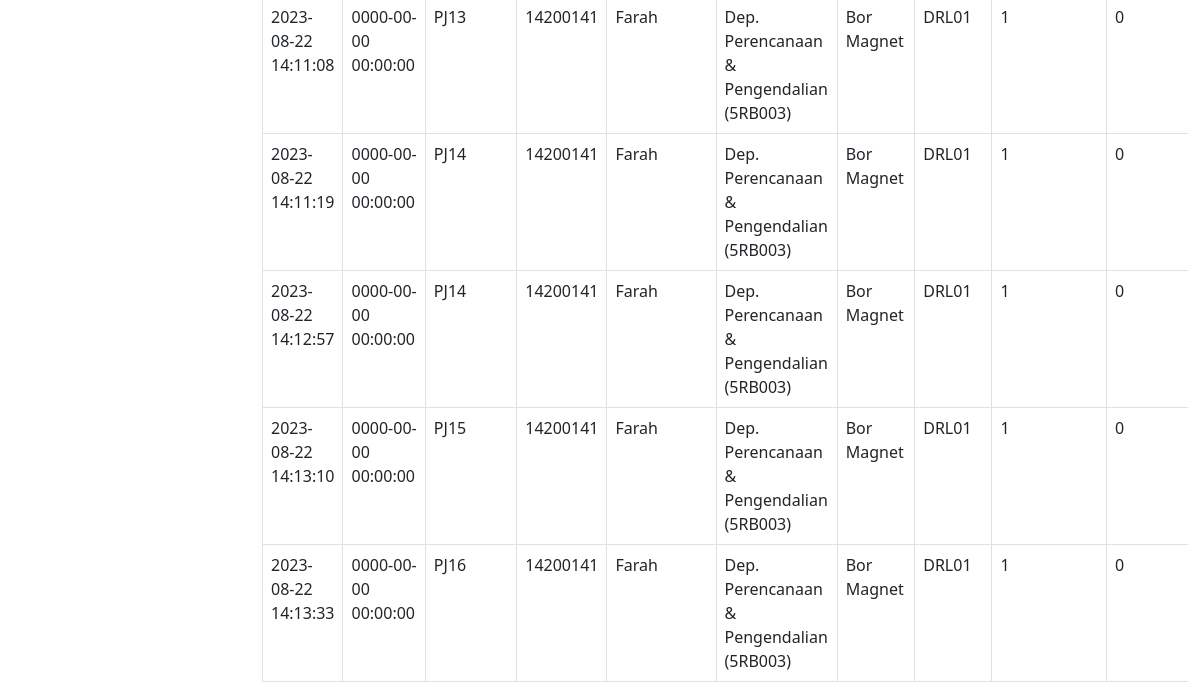
Before: /user/user_mutasibarang.php (signed in, lower part) with the older database file.
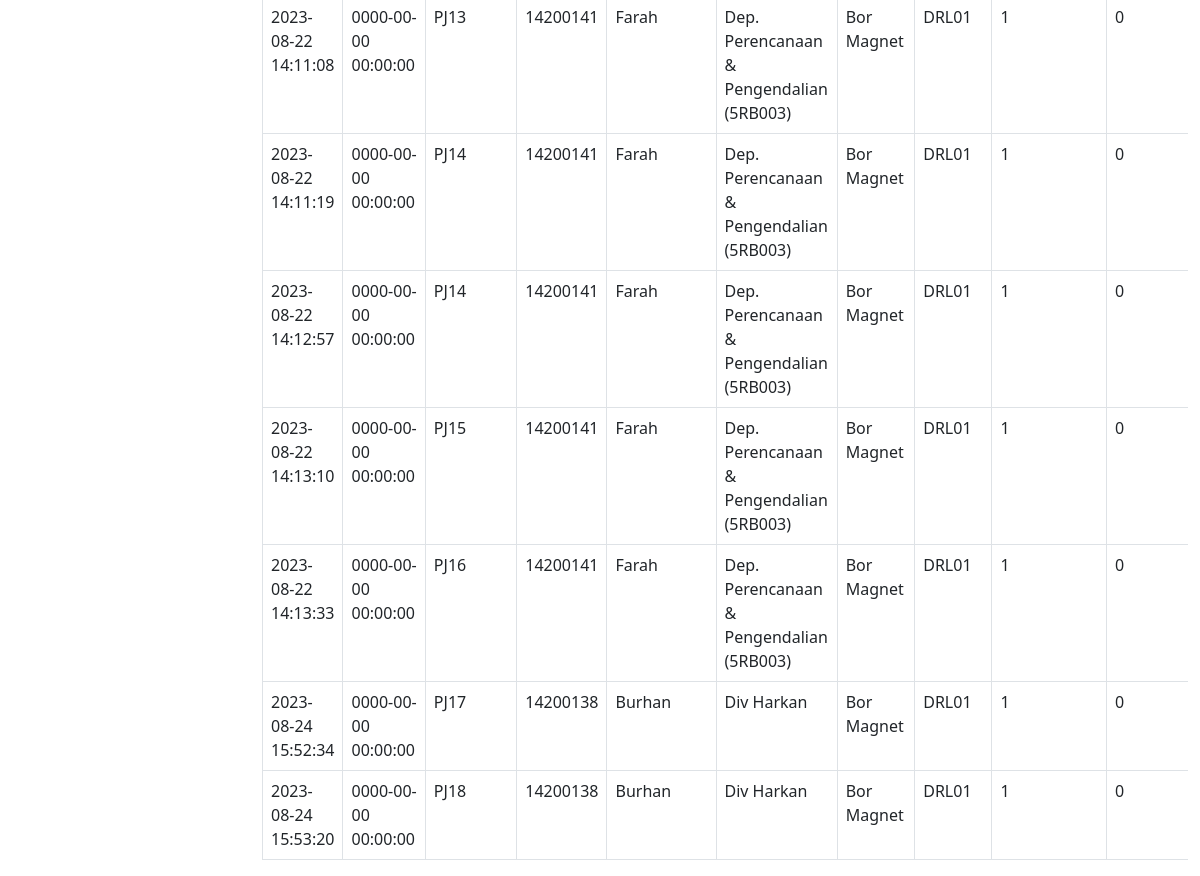
After: the same page with the newer database file.
### tables this page shows
CREATE TABLE `keluar_masuk_barang` (
  `idtransaksi` int(11) NOT NULL,
  `kodetransaksi` varchar(200) NOT NULL,
  `tanggal` timestamp NOT NULL DEFAULT current_timestamp(),
  `tanggalkembali` timestamp NOT NULL DEFAULT current_timestamp(),
  `nip` varchar(512) NOT NULL,
  `namabarang` varchar(200) NOT NULL,
  `kodebarang` varchar(200) NOT NULL,
  `jumlahpinjam` int(11) NOT NULL,
  `jumlahkembali` int(11) NOT NULL,
  `jumlahrusak` int(11) NOT NULL,
  `lokasi` varchar(500) NOT NULL,
  `isApproved` tinyint(1) NOT NULL,
  `status` varchar(200) NOT NULL
);

CREATE TABLE `users` (
  `id_user` int(11) NOT NULL,
  `nip_user` varchar(512) NOT NULL,
  `nama_user` varchar(512) NOT NULL,
  `password_user` varchar(512) NOT NULL,
  `divisi_id` int(11) NOT NULL,
  `role_id` int(11) NOT NULL
);

CREATE TABLE `divisi` (
  `iddivisi` int(11) NOT NULL,
  `namadivisi` varchar(200) NOT NULL
);

### user/user_mutasibarang.php (the view, shortened to what this page needs)
<?php
require '../controller/koneksi.php';
$searchTerm = isset($_GET['cari']) ? $_GET['cari'] : '';
?>
<!DOCTYPE html>
<html lang="en">
<head>
    <link href="../css/styles.css" rel="stylesheet" />
</head>
<body>
    <br>
    <br>
    <main id="main-content" class="<?= isset($_GET['sidebarClosed']) ? '' : 'main-with-sidebar' ?>">
        <div class="container -fluid">
            <br>
            <br>
            <div class="card-body">
                <div class="table table-responsive">
                    <table class="table table-bordered" id="dataTable" width="100" cellspacing="0">
                        <tbody>
                            <?php
                            if (!empty($searchTerm)) {
                                $searchResults = searchMutasiBarang($conn, $searchTerm);
                                while ($data = mysqli_fetch_array($searchResults)) {
                                    $tanggalpinjam = $data['tanggal'];
                                    $tanggalkembali = $data['tanggalkembali'];
                                    $kodetransaksi = $data['kodetransaksi'];
                                    $nip = $data['nip'];
                                    $namabarang = $data['namabarang'];
                                    $kodebarang = $data['kodebarang'];
                                    $jumlahpinjam = $data['jumlahpinjam'];
                                    $jumlahkembali = $data['jumlahkembali'];
                                    $jumlahrusak = $data['jumlahrusak'];
                                    $lokasi = $data['lokasi'];
                                    $status = $data['status'];
                                    $tanggalKembaliNull = "0000-00-00 00:00:00";
                                    $query_pegawai = "SELECT users.nama_user
                        FROM users
                        WHERE users.nip_user = '$nip'";
                                    $result_pegawai = mysqli_query($conn, $query_pegawai);
                                    $namapegawai = "-";
                                    if ($result_pegawai) {
                                        $row_pegawai = mysqli_fetch_assoc($result_pegawai);
                                        $namapegawai = $row_pegawai['nama_user'];
                                    }
                                    $query_divisi = "SELECT divisi.namadivisi
                        FROM users
                        INNER JOIN divisi ON users.divisi_id = divisi.iddivisi
                        WHERE users.nip_user = '$nip'";
                                    $result_divisi = mysqli_query($conn, $query_divisi);
                                    $namadivisi = "-";
                                    if ($result_divisi) {
                                        $row_divisi = mysqli_fetch_assoc($result_divisi);
                                        $namadivisi = $row_divisi['namadivisi'];
                                    }
                                    echo '<tr class="centered-cell">';
                                    echo '<td class="centered-cell">' . $tanggalpinjam . '</td>';
                                    echo '<td class="centered-cell">' . $tanggalkembali . '</td>';
                                    echo '<td class="centered-cell">' . $kodetransaksi . '</td>';
                                    echo '<td class="centered-cell">' . $nip . '</td>';
                                    echo '<td class="centered-cell">' . $namapegawai . '</td>';
                                    echo '<td class="centered-cell">' . $namadivisi . '</td>';
                                    echo '<td class="centered-cell">' . $namabarang . '</td>';
                                    echo '<td class="centered-cell">' . $kodebarang . '</td>';
                                    echo '<td class="centered-cell">' . $jumlahpinjam . '</td>';
                                    echo '<td class="centered-cell">' . $jumlahkembali . '</td>';
                                    echo '<td class="centered-cell">' . $jumlahrusak . '</td>';
                                    echo '<td class="centered-cell">' . $lokasi . '</td>';
                                    echo '<td class="centered-cell">';
                                    if ($tanggalkembali === $tanggalKembaliNull) {
                                        echo '<span class="badge text-bg-danger">Belum kembali</span>';
                                    } else if ($jumlahrusak > 0) {
                                        echo '<span class="badge text-bg-warning">Barang rusak/kurang lengkap</span>';
                                    } else {
                                        echo '<span class="badge text-bg-success">Sudah kembali</span>';
                                    }
                                    echo '</td>';
                                    echo '</tr>';
                                }
                            } else {
                                $ambilsemuadatastock = mysqli_query($conn, "select * from keluar_masuk_barang");
                                while ($data = mysqli_fetch_array($ambilsemuadatastock)) {
                                    $tanggalpinjam = $data['tanggal'];
                                    $tanggalkembali = $data['tanggalkembali'];
                                    $kodetransaksi = $data['kodetransaksi'];
                                    $nip = $data['nip'];
                                    $namabarang = $data['namabarang'];
                                    $kodebarang = $data['kodebarang'];
                                    $jumlahpinjam = $data['jumlahpinjam'];
                                    $jumlahkembali = $data['jumlahkembali'];
                                    $query_pegawai = "SELECT users.nama_user
                        FROM users
                        WHERE users.nip_user = '$nip'";
                                    $result_pegawai = mysqli_query($conn, $query_pegawai);
                                    $namapegawai = "-";
                                    if ($result_pegawai) {
                                        $row_pegawai = mysqli_fetch_assoc($result_pegawai);
                                        $namapegawai = $row_pegawai['nama_user'];
                                    }
                                    $query_divisi = "SELECT divisi.namadivisi
                        FROM users
                        INNER JOIN divisi ON users.divisi_id = divisi.iddivisi
                        WHERE users.nip_user = '$nip'";
                                    $result_divisi = mysqli_query($conn, $query_divisi);
                                    $namadivisi = "-";
                                    if ($result_divisi) {
                                        $row_divisi = mysqli_fetch_assoc($result_divisi);
                                        $namadivisi = $row_divisi['namadivisi'];
                                    }
                                    echo '<tr>';
                                    echo '<td>' . $tanggalpinjam . '</td>';
                                    echo '<td>' . $tanggalkembali . '</td>';
                                    echo '<td>' . $kodetransaksi . '</td>';
                                    echo '<td>' . $nip . '</td>';
                                    echo '<td>' . $namapegawai . '</td>';
                                    echo '<td>' . $namadivisi . '</td>';
                                    echo '<td>' . $namabarang . '</td>';
                                    echo '<td>' . $kodebarang . '</td>';
                                    echo '<td>' . $jumlahpinjam . '</td>';
                                    echo '<td>' . $jumlahkembali . '</td>';
                                    echo '</tr>';
                                }
                            }
                            ?>
                        </tbody>
                    </table>
    </main>
</body>
</html>

Changed rows visible on the page:
added keluar_masuk_barang: tanggal "2023-08-24 15:52:34", tanggalkembali "0000-00-00 00:00:00", kodetransaksi "PJ17", nip "14200138", users.nama_user "Burhan", divisi.namadivisi "Div Harkan", namabarang "Bor Magnet", kodebarang "DRL01", jumlahpinjam "1", jumlahkembali "0"
added keluar_masuk_barang: tanggal "2023-08-24 15:53:20", tanggalkembali "0000-00-00 00:00:00", kodetransaksi "PJ18", nip "14200138", users.nama_user "Burhan", divisi.namadivisi "Div Harkan", namabarang "Bor Magnet", kodebarang "DRL01", jumlahpinjam "1", jumlahkembali "0"
